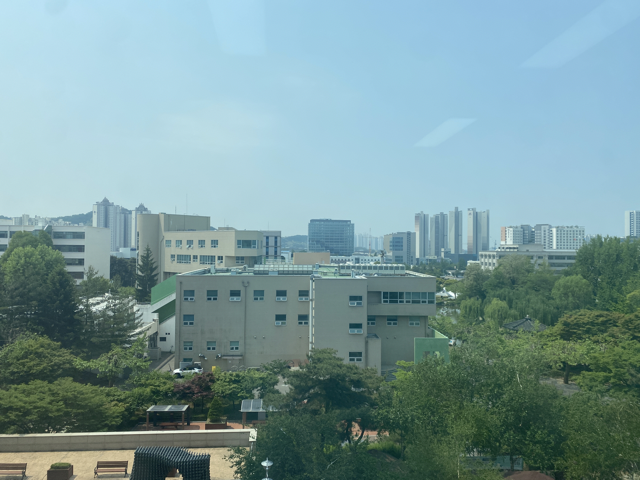
//> input picture lab10/2.png, 640 x 480 px
$ ./12주차실습   (built with g++ and OpenCV 4)
//> lines starting //> are read from the running program, lines starting //| are printed output that depends on the picture
#include <iostream>
#include <ctime>
#include <algorithm>
#include "opencv2/core/core.hpp"			// Mat class와 각종 data structure 및 산술 루틴을 포함하는 헤더
#include "opencv2/highgui/highgui.hpp"		// GUI와 관련된 요소를 포함하는 헤더(imshow 등)
#include "opencv2/imgproc/imgproc.hpp"		// 각종 이미지 처리 함수를 포함하는 헤더
#include "opencv2/objdetect/objdetect.hpp"
#include "opencv2/features2d.hpp"
#include "opencv2/xfeatures2d.hpp"
#include "opencv2/stitching.hpp" //스티처 이용 위해서 포함
#include "opencv2/calib3d.hpp"

using namespace cv;
using namespace std;
using namespace cv::xfeatures2d;

// [18 lines left out: function ex_panorama_simple, not called in this run]

Mat makePanorama(Mat &img_l, Mat &img_r, int thresh_dist, int min_matches){

	Mat img_gray_l, img_gray_r;
	cvtColor(img_l, img_gray_l, CV_BGR2GRAY);
	cvtColor(img_r, img_gray_r, CV_BGR2GRAY);

	Ptr<SurfFeatureDetector> Detector = SURF::create(300);
	vector<KeyPoint> kpts_obj, kpts_scene;
	Detector->detect(img_gray_l, kpts_obj);
	Detector->detect(img_gray_r, kpts_scene);

	Mat img_kpts_l, img_kpts_r;
	drawKeypoints(img_gray_l, kpts_obj, img_kpts_l, Scalar::all(-1), DrawMatchesFlags::DEFAULT);
	drawKeypoints(img_gray_r, kpts_scene, img_kpts_r, Scalar::all(-1), DrawMatchesFlags::DEFAULT);
	imshow("img_kpts_l", img_kpts_l);
	imshow("img_kpts_r", img_kpts_r);


	Ptr<SurfDescriptorExtractor> Extractor = SURF::create(100, 4, 3, false, true);

	Mat img_des_obj, img_des_scene;
	Extractor->compute(img_gray_l, kpts_obj, img_des_obj);
	Extractor->compute(img_gray_r, kpts_scene, img_des_scene);

	BFMatcher matcher(NORM_L2);
	vector<DMatch> matches;
	matcher.match(img_des_obj, img_des_scene, matches);

	Mat img_matches;
	drawMatches(img_gray_l, kpts_obj, img_gray_r, kpts_scene,
		matches, img_matches, Scalar::all(-1), Scalar::all(-1),
		vector<char>(), DrawMatchesFlags::NOT_DRAW_SINGLE_POINTS);
	imshow("img_matches", img_matches);

	double dist_min = matches[0].distance;
	double dist_max = matches[0].distance;
	double dist;
	for (int i = 0; i < img_des_obj.rows; i++) {
		dist = matches[i].distance;
		if (dist < dist_min)dist_min = dist;
		if (dist > dist_min)dist_max = dist;
	}
	printf("max_dist : %f \n", dist_max);
	printf("min_dist : %f \n", dist_min);

	vector<DMatch> matches_good;
	do {
		vector<DMatch> good_matches2;
		for (int i = 0; i < img_des_obj.rows; i++) {
			if (matches[i].distance < thresh_dist * dist_min)
				good_matches2.push_back(matches[i]);
		}
		matches_good = good_matches2;
		thresh_dist -= 1;
	} while (thresh_dist != 2 && matches_good.size() > min_matches);

	Mat img_matches_good;
	drawMatches(img_gray_l, kpts_obj, img_gray_r, kpts_scene,
		matches_good, img_matches_good, Scalar::all(-1), Scalar::all(-1),
		vector<char>(), DrawMatchesFlags::NOT_DRAW_SINGLE_POINTS);
	imshow("img_matches_good", img_matches_good);


	vector<Point2f>obj, scene;
	for (int i = 0; i < matches_good.size(); i++) {
		obj.push_back(kpts_obj[matches_good[i].queryIdx].pt);
		scene.push_back(kpts_scene[matches_good[i].trainIdx].pt);
	}

	Mat mat_homo = findHomography(scene, obj, RANSAC);


	Mat img_result;
	warpPerspective(img_r, img_result, mat_homo,
		Size(img_l.cols * 2, img_l.rows * 1.2), INTER_CUBIC);

	Mat img_pano = img_result.clone();

	Mat roi(img_pano, Rect(0, 0, img_l.cols, img_l.rows));
	img_l.copyTo(roi);

	int cut_x = 0, cut_y = 0;
	for (int y = 0; y < img_pano.rows; y++) {
		for (int x = 0; x < img_pano.cols; x++) {
			if (img_pano.at<Vec3b>(y, x)[0] == 0 &&
				img_pano.at<Vec3b>(y, x)[1] == 0 &&
				img_pano.at<Vec3b>(y, x)[2] == 0) {
				continue;
			}
			if (cut_x < x) cut_x = x;
			if (cut_y < y) cut_y = y;
		}
	}
	Mat img_pano_cut = img_pano(Range(0, cut_y), Range(0, cut_x));
	//imshow("img_pano_cut", img_pano_cut);
	return img_pano_cut;
}

void ex_panorama() {
	Mat matImg1 = imread("lab10/2.png", IMREAD_COLOR);
//> matImg1 is the input picture: 480 rows x 640 cols, CV_8UC3; mean B, G, R 155.3, 152.8, 122.2
	Mat matImg2 = imread("lab10/1.png", IMREAD_COLOR);
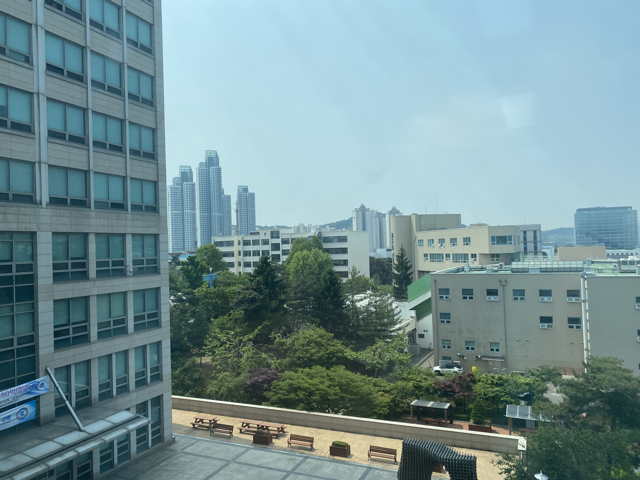
//> input picture lab10/1.png, 640 x 480 px
//> matImg2 is the input picture: 480 rows x 640 cols, CV_8UC3; mean B, G, R 149.9, 146, 117.6
	Mat matImg3 = imread("lab10/3.png", IMREAD_COLOR);
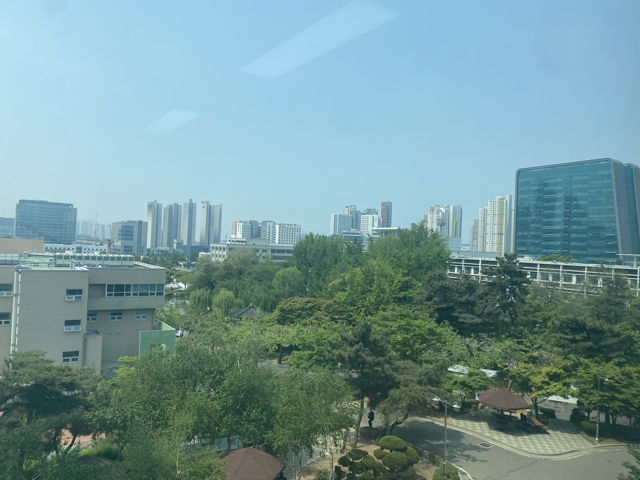
//> input picture lab10/3.png, 640 x 480 px
//> matImg3 is the input picture: 480 rows x 640 cols, CV_8UC3; mean B, G, R 154.3, 151.7, 117.9

	Mat res;
	flip(matImg1, matImg1, 1);
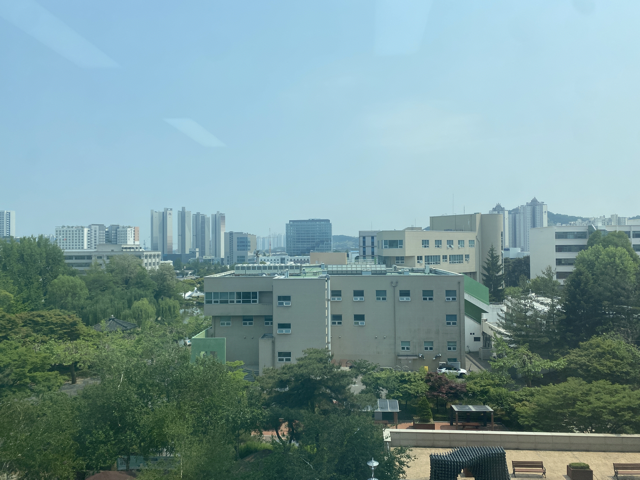
//> matImg1: 480 rows x 640 cols, CV_8UC3; mean B, G, R 155.3, 152.8, 122.2
	flip(matImg2, matImg2, 1);
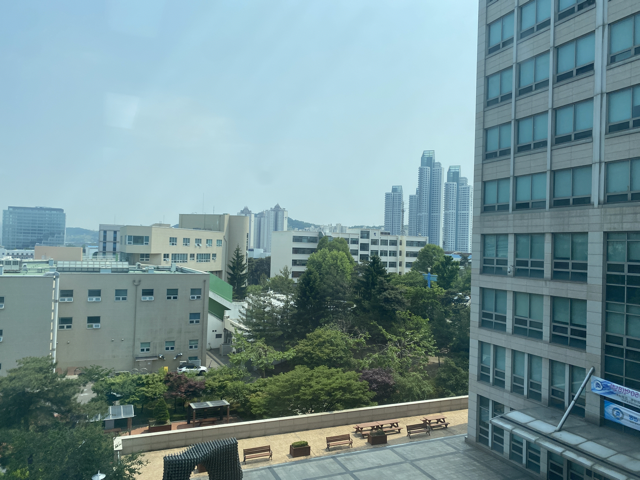
//> matImg2: 480 rows x 640 cols, CV_8UC3; mean B, G, R 149.9, 146, 117.6

	res = makePanorama(matImg1, matImg2, 3, 60);
//> in makePanorama, `cvtColor(img_l, img_gray_l, CV_BGR2GRAY);`:
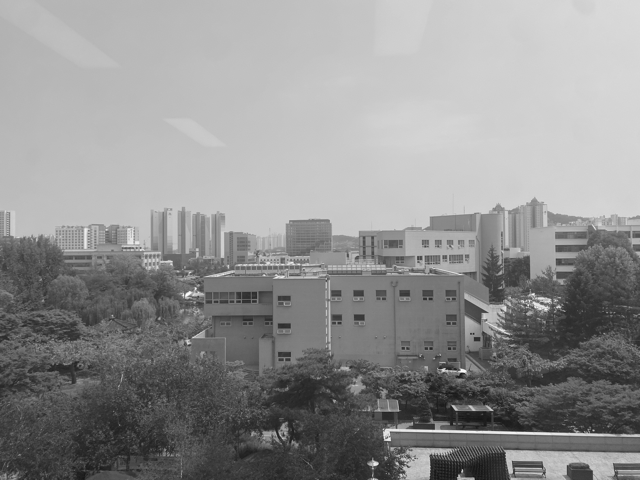
//> img_gray_l: 480 rows x 640 cols, CV_8UC1; min 20, max 255, mean 143.9
//> in makePanorama, `cvtColor(img_r, img_gray_r, CV_BGR2GRAY);`:
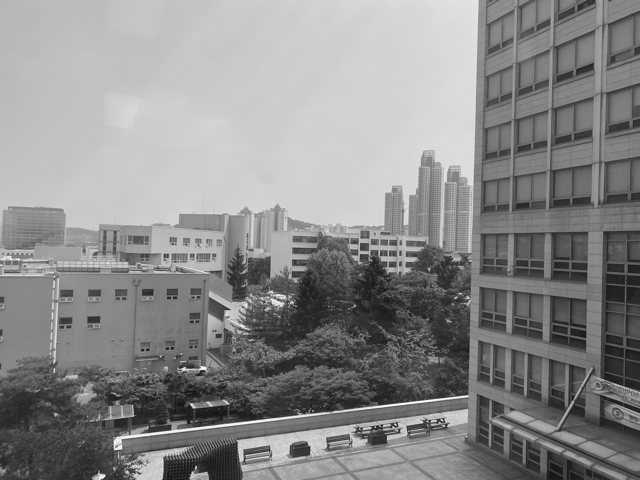
//> img_gray_r: 480 rows x 640 cols, CV_8UC1; min 18, max 255, mean 137.9

	flip(res, res, 1);
	res = makePanorama(res, matImg3, 3, 60);

	imshow("panorama_res", res);
	waitKey();

}

int main() {
	ex_panorama_simple();
}

// added to run one function of the file
//> (the run ends here: the program stops with an error, at `Ptr<SurfFeatureDetector> Detector = SURF::create(300);`)
